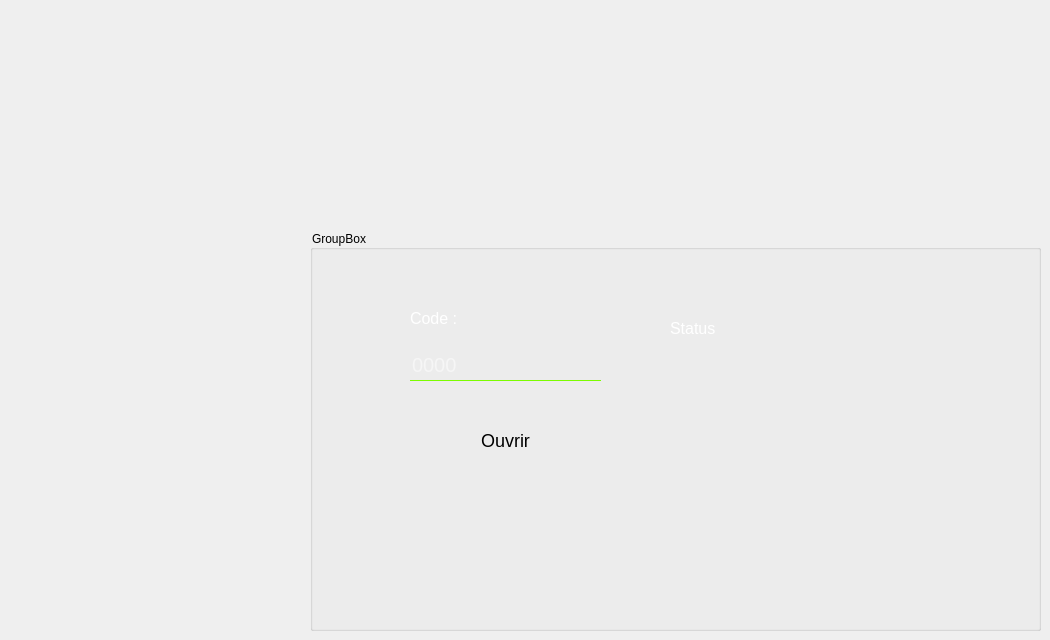
    <widget class="QWidget" name="tab_6">
     <attribute name="title">
      <string>Arduino</string>
     </attribute>
     <widget class="QGroupBox" name="groupBox_9">
      <property name="geometry">
       <rect>
        <x>310</x>
        <y>230</y>
        <width>731</width>
        <height>401</height>
       </rect>
      </property>
      <property name="styleSheet">
       <string notr="true">background:transparent;</string>
      </property>
      <property name="title">
       <string>GroupBox</string>
      </property>
      <widget class="QLineEdit" name="code_arduino">
       <property name="geometry">
        <rect>
         <x>100</x>
         <y>120</y>
         <width>191</width>
         <height>31</height>
        </rect>
       </property>
       <property name="styleSheet">
        <string notr="true">background-color: rgb(255, 255, 255);
background-image:url(c:/Users/Mahmoud/Desktop/background.png);
background:transparent;
border:none;
border-bottom:1px solid #7CFC00;
font-size:20px;
color:white;
</string>
       </property>
       <property name="inputMask">
        <string/>
       </property>
       <property name="text">
        <string/>
       </property>
       <property name="readOnly">
        <bool>false</bool>
       </property>
       <property name="placeholderText">
        <string>0000</string>
       </property>
      </widget>
      <widget class="QLabel" name="label_26">
       <property name="geometry">
        <rect>
         <x>100</x>
         <y>80</y>
         <width>171</width>
         <height>16</height>
        </rect>
       </property>
       <property name="styleSheet">
        <string notr="true">background-image:url(c:/Users/Mahmoud/Desktop/background2.png);
color: rgb(255, 255, 255);
background:transparent;
font-size:16px;</string>
       </property>
       <property name="text">
        <string>Code :</string>
       </property>
      </widget>
      <widget class="QLabel" name="arduino_label">
       <property name="geometry">
        <rect>
         <x>370</x>
         <y>130</y>
         <width>171</width>
         <height>16</height>
        </rect>
       </property>
       <property name="styleSheet">
        <string notr="true">background-image:url(c:/Users/Mahmoud/Desktop/background2.png);
color: rgb(255, 255, 255);
background:transparent;
font-size:16px;</string>
       </property>
       <property name="text">
        <string/>
       </property>
      </widget>
      <widget class="QPushButton" name="pushButton_9">
       <property name="geometry">
        <rect>
         <x>120</x>
         <y>190</y>
         <width>151</width>
         <height>41</height>
        </rect>
       </property>
       <property name="styleSheet">
        <string notr="true">QPushButton
{
color:rgb(0,0,0);
background-image:url(c:/Users/Mahmoud/Desktop/ME/meds/images/background.png);
border-radius:10px;
font-size:18px;
}
QPushButton:hover
{
color:rgb(255,255,255);
background-image:url(c:/Users/Mahmoud/Desktop/background2.png);
border-radius:10px;
background:#3CB043;
}</string>
       </property>
       <property name="text">
        <string>Ouvrir</string>
       </property>
      </widget>
      <widget class="QLabel" name="label_44">
       <property name="geometry">
        <rect>
         <x>360</x>
         <y>90</y>
         <width>171</width>
         <height>16</height>
        </rect>
       </property>
       <property name="styleSheet">
        <string notr="true">background-image:url(c:/Users/Mahmoud/Desktop/background2.png);
color: rgb(255, 255, 255);
background:transparent;
font-size:16px;</string>
       </property>
       <property name="text">
        <string>Status</string>
       </property>
      </widget>
     </widget>
    </widget>
